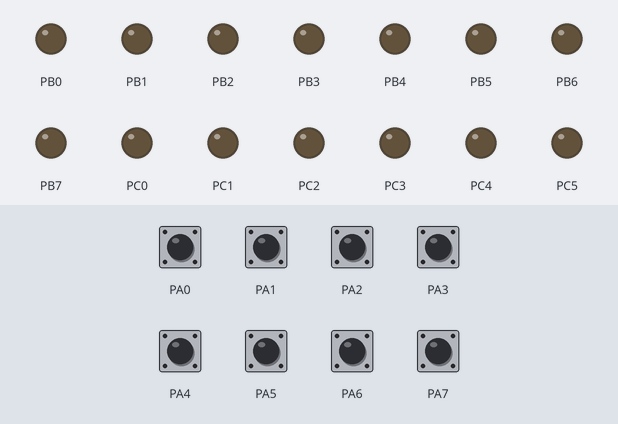
This program was run on a simulated ATmega32, built with avr-gcc and emulated at 8 MHz (the files do not name the chip). On the bench: output pins drawn as LEDs (lit = HIGH). The inputs (shaded band) are chosen by the test bench; at power-on: PA0–7 HIGH.

Above: at 1.2 s.
1.3 s: PA7 pulled LOW for 0.15 s
At 1.37 s:
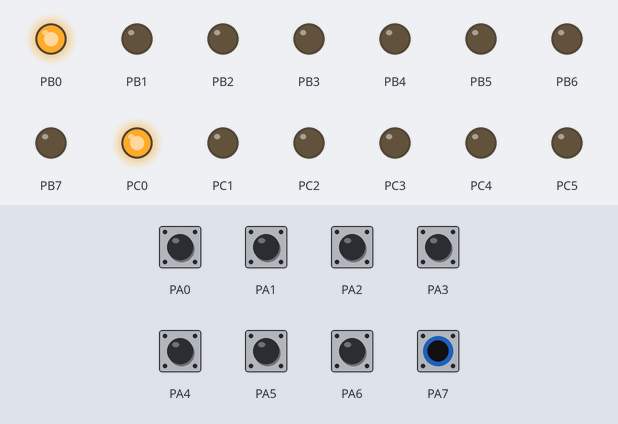
Timing chart, 0 to 4.3 s (numbered marks = the images above; inputs shaded):
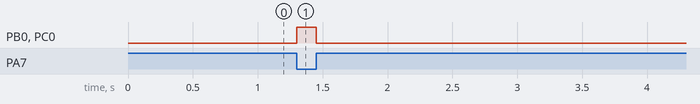

The program:

main.c
```c
/*
 * main.c
 *
 *  Created on: Jul 24, 2019
 *      Author: Dyaa Elshater
 */
#include "F:\Courses\Embedded ITI\Lab\Lec\Architecture\lib\Bit_Math.h"
#include "F:\Courses\Embedded ITI\Lab\Lec\Architecture\lib\Std_types.h"

#include <avr/io.h>
#define F_CPU 8000000ul
#include <avr/delay.h>
enum USERS{user1=0,user2=1,user3=2};
u8 LCD_name[3]= {
			 /*GFEDCBA*/
			0b10001000,
			0b10000000,
			0b11000110	};

int main()
{
	//PORTA Switches
	//PORTB BUZZER
	//PORTC LEDs
	//PORTD 7Segment
DDRA=0;
PORTA=0xff;
DDRB=0xff;
DDRC=0xff;
DDRD=0xff;
PORTB=0;
while(1)
	{
		if(PINA==0b01000011)	// 60 + enter bit
		{
			PORTD = LCD_name[user1];
			PORTC = 60;
		}
		else if (PINA==0b01001111)	//48 + enter bit
		{
			PORTD = LCD_name[user2];
			PORTC = 48;
		}
		else if (PINA==0b01011011)	//36 + enter bit
		{
			PORTD = LCD_name[user3];
			PORTC = 36;
		}
		else if (!(PINA&(1<<7)))
		{	/*BUZZER*/
			PORTD=0xff;
			PORTC=0x01;
			PORTB = 1;
		}
		else
		{
			PORTD=0xff;
			PORTC=0x00;
			PORTB = 0;
		}
	}
}
```

EEPROM_cfg.h
```c
/*
 * EEPROM_cfg.h
 *
 *  Created on: Aug 22, 2019
 *      Author: Dyaa Elshater
 */

#ifndef EEPROM_CFG_H_
#define EEPROM_CFG_H_


#endif /* EEPROM_CFG_H_ */
```

I2C_cfg.h
```c
/*
 * I2C_cfg.h
 *
 *  Created on: Aug 21, 2019
 *      Author: Dyaa Elshater
 */

#ifndef I2C_CFG_H_
#define I2C_CFG_H_


#endif /* I2C_CFG_H_ */
```

EEPROM_int.h
```c
/*
 * EEPROM_int.h
 *
 *  Created on: Aug 22, 2019
 *      Author: Dyaa Elshater
 */

#ifndef EEPROM_INT_H_
#define EEPROM_INT_H_

void EEPROM_vidInit(void);

void EEPROM_vidWriteByte(u16 u16Location , u8 u8Data);

void EEPROM_vidReadByte(u16 u16Location , u8 * pu8Data);


#endif /* EEPROM_INT_H_ */
```

EEPROM_priv.h
```c
/*
 * EEPROM_priv.h
 *
 *  Created on: Aug 22, 2019
 *      Author: Dyaa Elshater
 */

#ifndef EEPROM_PRIV_H_
#define EEPROM_PRIV_H_


#endif /* EEPROM_PRIV_H_ */
```

EEPROM_prog.c
```c
/*
 * EEPROM_prog.c
 *
 *  Created on: Aug 22, 2019
 *      Author: Dyaa Elshater
 */

#include "Bit_Math.h"
#include "Std_types.h"

#include "I2C_int.h"

#include "EEPROM_int.h"
#include "EEPROM_cfg.h"
#include "EEPROM_priv.h"

void EEPROM_vidInit(void)
{
	I2C_vidInit(1);
}

void EEPROM_vidWriteByte(u16 u16Location , u8 u8Data)
{
	u8 Sla = ((0b00101000)|(u16Location>>8));
	I2C_vidSendStart();
	if(I2C_u8CheckStatus(0x08)==1)
	{
		I2C_vidSla_W(Sla);
		if(I2C_u8CheckStatus(0x18)==1)
		{
			I2C_vidSendData((u8)u16Location);
			if(I2C_u8CheckStatus(0x28)==1)
			{
				I2C_vidSendData(u8Data);
				if(I2C_u8CheckStatus(0x28)==1)
				{
					I2C_vidSendStop();
				}
			}
		}
	}
}

void EEPROM_vidReadByte(u16 u16Location , u8 * pu8Data)
{
	u8 Sla = ((0b00101000)|(u16Location>>8));
	I2C_vidSendStart();
	if(I2C_u8CheckStatus(0x08)==1)
	{
		I2C_vidSla_W(Sla);
		if(I2C_u8CheckStatus(0x18)==1)
		{
			I2C_vidSendData((u8)u16Location);
			if(I2C_u8CheckStatus(0x28)==1)
			{
				I2C_vidSendStart(); 	/*Repeated Start*/
				if(I2C_u8CheckStatus(0x10)==1)
				{
					I2C_vidSla_R(Sla);
					if(I2C_u8CheckStatus(0x40)==1)
					{
						* pu8Data = I2C_u8ReceiveData_WithNoAck();
						if(I2C_u8CheckStatus(0x50)==1)
						{
							I2C_vidSendStop();
						}
					}
				}
			}
		}
	}
}
```

I2C_int.h
```c
/*
 * I2C_int.h
 *
 *  Created on: Aug 21, 2019
 *      Author: Dyaa Elshater
 */

#ifndef I2C_INT_H_
#define I2C_INT_H_


void I2C_vidInit(u8 MyAddress);

void I2C_vidSendStart(void);

void I2C_vidSendStop(void);

void I2C_vidSla_W(u8 Sla);

void I2C_vidSla_R(u8 Sla);

void I2C_vidSendData(u8 Data);

u8 I2C_u8ReceiveData_WithNoAck(void);

u8 I2C_u8CheckStatus(u8 ExpectedStatus);

#endif /* I2C_INT_H_ */
```

I2C_priv.h
```c
/*
 * I2C_priv.h
 *
 *  Created on: Aug 21, 2019
 *      Author: Dyaa Elshater
 */

#ifndef I2C_PRIV_H_
#define I2C_PRIV_H_


#define TWBR (*(volatile u8*)0x20)
#define TWSR (*(volatile u8*)0x21)
#define TWAR (*(volatile u8*)0x22)
#define TWDR (*(volatile u8*)0x23)
#define TWDR (*(volatile u8*)0x23)
#define TWCR (*(volatile u8*)0x56)


	/*Registers bits*/
	/*TWBR*/
#define TWBR7 7
#define TWBR6 6
#define TWBR5 5
#define TWBR4 4
#define TWBR3 3
#define TWBR2 2
#define TWBR1 1
#define TWBR0 0

	/*TWCR*/
#define TWINT 7
#define TWEA  6
#define TWSTA 5
#define TWSTO 4
#define TWWC  3
#define TWEN  2

#define TWIE  0

	/*TWSR*/
#define TWS7 7
#define TWS6 6
#define TWS5 5
#define TWS4 4
#define TWS3 3

#define TWPS1 1
#define TWPS0 0

	/*TWAR*/
#define TWGCE 0

#endif /* I2C_PRIV_H_ */
```

I2C_prog.c
```c
/*
 * I2C_prog.c
 *
 *  Created on: Aug 21, 2019
 *      Author: Dyaa Elshater
 */

#include "Std_types.h"
#include "Bit_Math.h"

#include "I2C_int.h"
#include "I2C_cfg.h"
#include "I2C_priv.h"

void I2C_vidInit(u8 MyAddress)
{
	/*For 100K HZ*/
	TWBR = 8;
	TWSR = 0;
	/*Enable I2C*/
	SET_BIT(TWCR,TWEN);
	/*Adding slave address*/
	TWAR = MyAddress<<1 ;
}

void I2C_vidSendStart(void)
{

	TWCR = (1<<TWINT)|(1<<TWSTA)|(1<<TWEN);
	while(GET_BIT(TWCR,TWINT)==0);
}

void I2C_vidSendStop(void)
{
	TWCR = (1<<TWINT)|(1<<TWSTO)|(1<<TWEN);
}

void I2C_vidSla_W(u8 Sla)
{
	TWDR = Sla<<1 ;
	TWCR = (1<<TWINT)|(1<<TWEN);
	while(GET_BIT(TWCR,TWINT)==0);
}

void I2C_vidSla_R(u8 Sla)
{
	TWDR = (Sla<<1)|1 ;
	TWCR = (1<<TWINT)|(1<<TWEN);
	while(GET_BIT(TWCR,TWINT)==0);
}

void I2C_vidSendData(u8 Data)
{
	TWDR = Data ;
	TWCR = (1<<TWINT)|(1<<TWEN);
	while(GET_BIT(TWCR,TWINT)==0);
}

u8 I2C_u8ReceiveData_WithNoAck(void)
{
	TWCR = (1<<TWINT)|(1<<TWEN);
	while(GET_BIT(TWCR,TWINT)==0);
	return TWDR ;
}

u8 I2C_u8CheckStatus(u8 ExpectedStatus)
{
	u8 Loc_returnValue ;
	if((TWSR & 0xF8)==ExpectedStatus)
	{
		Loc_returnValue = 1 ;
	}
	else
	{
		Loc_returnValue = 0;
	}
	return Loc_returnValue ;
}
```

Bit_Math.h
```c
/********************************************/
/** Author 		: Dyaa Elshater             */
/** Date 		: 9/7/2019					*/
/** Description : Bit Math Library 			*/
/** Virsion     : 1.0v				 		*/
/********************************************/
#ifndef _BIT_MATH_H_
#define _BIT_MATH_H_


/*!Comment : Set bit for any register		*/
#define SET_BIT(Reg , BitNb )  Reg|= (1<<BitNb)
/*!Comment : Clear bit for any register		*/
#define CLEAR_BIT(Reg ,BitNb)  Reg&=~(1<<BitNb)
/*!Comment : Toggle bit for any register	*/
#define TOGGLE_BIT(Reg,BitNb ) Reg^= (1<<BitNb)

/*!Comment : Get a specific bit 			*/
#define	GET_BIT(Reg,BitNb)	((Reg>>BitNb)&1)

/*!Comment : Concatinate the pins			*/
#define conc(p7,p6,p5,p4,p3,p2,p1,p0) conc_help(p7,p6,p5,p4,p3,p2,p1,p0)
#define conc_help(p7,p6,p5,p4,p3,p2,p1,p0) 0b##p7##p6##p5##p4##p3##p2##p1##p0

/*!Comment	: Declare NULL POINTER			*/
#define NULL	((void *)0)

#endif
```

Std_types.h
```c
/*********************************************/
/**Author 	  : Dyaa Elshater				 */
/**Date		  : 7/11/2019					 */
/**Descrption : Standard types				 */
/**Version 	  : 3.0 v
/*********************************************/
#ifndef _STD_TYPES_H_
#define _STD_TYPES_H_
typedef unsigned char 		 u8	;
typedef signed char 		 s8	;
typedef unsigned short int  u16	;
typedef signed short int    s16	;
typedef unsigned long int   u32	;
typedef signed long int     s32	;
typedef float 				f32	;
typedef double				f64	;
typedef long double		   f128	;
/** Pointer to function 	 				 */
typedef void	(*vidpfvid   )(void	 )	;
typedef void	(*vidpfint   )(int   ) 	;
typedef void	(*vidpfflt   )(float )	;
typedef void	(*vidpfdb    )(double)	;
typedef void	(*vidpfchar  )(char  )	;
typedef int 	(*intpfvid   )(void  )	;
typedef int 	(*intpfint   )(int   ) 	;
typedef int		(*intpfflt   )(float )	;
typedef int		(*intpfdb    )(double)	;
typedef int		(*intpfchar  )(char  )	;
typedef float	(*fltpfvid   )(void  )	;
typedef float	(*fltpfint   )(int   ) 	;
typedef float	(*fltpfflt   )(float )	;
typedef float	(*fltpfdb    )(double)	;
typedef float	(*fltpfchar  )(char  )	;
typedef double	(*dbpfvid    )(void  )	;
typedef double	(*dbpfint    )(int   ) 	;
typedef double	(*dbpfflt    )(float )	;
typedef double	(*dbpfdb     )(double)	;
typedef double	(*dbpfchar   )(char  )	;
typedef char	(*charpfvid	 )(void  )	;
typedef char	(*dbcharpfint)(int   ) 	;
typedef char	(*dbcharpfflt)(float )	;
typedef char	(*dbcharpfdb )(double)	;
typedef char	(*charpfchar )(char  )	;
/** Pointer to function using u8 types					 */
typedef u8		(*u8pfvid 	)(void)	;
typedef u8		(*u8pfu8  	)(u8  )	;
typedef u8		(*u8pfs8  	)(s8  )	;
typedef u8		(*u8pfu16 	)(u16 )	;
typedef u8		(*u8pfs16 	)(s16 )	;
typedef u8		(*u8pfu32 	)(u32 )	;
typedef u8		(*u8pfs32 	)(s32 )	;
typedef u8		(*u8pff32 	)(f32 )	;
typedef u8		(*u8pff64 	)(f64 )	;
typedef u8		(*u8pff128	)(f128)	;
typedef s8		(*s8pfvid 	)(void)	;
typedef s8		(*s8pfu8  	)(u8  )	;
typedef s8		(*s8pfs8  	)(s8  )	;
typedef s8		(*s8pfu16 	)(u16 )	;
typedef s8		(*s8pfs16 	)(s16 )	;
typedef s8		(*s8pfu32 	)(u32 )	;
typedef s8		(*s8pfs32 	)(s32 )	;
typedef s8		(*s8pff32 	)(f32 )	;
typedef s8		(*s8pff64 	)(f64 )	;
typedef s8		(*s8pff128	)(f128)	;
typedef u16		(*u16pfvid  )(void)	;
typedef u16		(*u16pfu8   )(u8  )	;
typedef u16		(*u16pfs8   )(s8  )	;
typedef u16		(*u16pfu16  )(u16 )	;
typedef u16		(*u16pfs16  )(s16 )	;
typedef u16		(*u16pfu32  )(u32 )	;
typedef u16		(*u16pfs32  )(s32 )	;
typedef u16		(*u16pff32  )(f32 )	;
typedef u16		(*u16pff64  )(f64 )	;
typedef u16		(*u16pff128 )(f128)	;
typedef s16		(*s16pfvid  )(void)	;
typedef s16		(*s16pfu8   )(u8  )	;
typedef s16		(*s16pfs8   )(s8  )	;
typedef s16		(*s16pfu16  )(u16 )	;
typedef s16		(*s16pfs16  )(s16 )	;
typedef s16		(*s16pfu32  )(u32 )	;
typedef s16		(*s16pfs32  )(s32 )	;
typedef s16		(*s16pff32  )(f32 )	;
typedef s16		(*s16pff64  )(f64 )	;
typedef s16		(*s16pff128 )(f128)	;
typedef u32		(*u32pfvid  )(void)	;
typedef u32		(*u32pfu8   )(u8  )	;
typedef u32		(*u32pfs8   )(s8  )	;
typedef u32		(*u32pfu16  )(u16 )	;
typedef u32		(*u32pfs16  )(s16 )	;
typedef u32		(*u32pfu32  )(u32 )	;
typedef u32		(*u32pfs32  )(s32 )	;
typedef u32		(*u32pff32  )(f32 )	;
typedef u32		(*u32pff64  )(f64 )	;
typedef u32		(*u32pff128 )(f128)	;
typedef s32		(*s32pfvid  )(void)	;
typedef s32		(*s32pfu8   )(u8  )	;
typedef s32		(*s32pfs8   )(s8  )	;
typedef s32		(*s32pfu16  )(u16 )	;
typedef s32		(*s32pfs16  )(s16 )	;
typedef s32		(*s32pfu32  )(u32 )	;
typedef s32		(*s32pfs32  )(s32 )	;
typedef s32		(*s32pff32  )(f32 )	;
typedef s32		(*s32pff64  )(f64 )	;
typedef s32		(*s32pff128 )(f128)	;
typedef f32		(*f32pfvid  )(void)	;
typedef f32		(*f32pfu8   )(u8  )	;
typedef f32		(*f32pfs8   )(s8  )	;
typedef f32		(*f32pfu16  )(u16 )	;
typedef f32		(*f32pfs16  )(s16 )	;
typedef f32		(*f32pfu32  )(u32 )	;
typedef f32		(*f32pfs32  )(s32 )	;
typedef f32		(*f32pff32  )(f32 )	;
typedef f32		(*f32pff64  )(f64 )	;
typedef f32		(*f32pff128 )(f128)	;
typedef f64		(*f64pfvid  )(void)	;
typedef f64		(*f64pfu8   )(u8  )	;
typedef f64		(*f64pfs8   )(s8  )	;
typedef f64		(*f64pfu16  )(u16 )	;
typedef f64		(*f64pfs16  )(s16 )	;
typedef f64		(*f64pfu32  )(u32 )	;
typedef f64		(*f64pfs32  )(s32 )	;
typedef f64		(*f64pff32  )(f32 )	;
typedef f64		(*f64pff64  )(f64 )	;
typedef f64		(*f64pff128 )(f128)	;
typedef f128	(*f128pfvid )(void)	;
typedef f128	(*f128pfu8  )(u8  )	;
typedef f128	(*f128pfs8  )(s8  )	;
typedef f128	(*f128pfu16 )(u16 )	;
typedef f128	(*f128pfs16 )(s16 )	;
typedef f128	(*f128pfu32 )(u32 )	;
typedef f128	(*f128pfs32 )(s32 )	;
typedef f128	(*f128pff32 )(f32 )	;
typedef f128	(*f128pff64 )(f64 )	;
typedef f128	(*f128pff128)(f128)	;

/** Descrption	:	Error Status			*/
typedef	enum error
{
	OK	=	0,
	NOK	=	4,
	INDEX_OUT_OF_RANGE = 8 ,
	NULL_POINTRE	=	16
}Error_Status	;

#endif
```

Measured:
- after the input at 1.3 s, PB0, PC0: LOW → HIGH at once, → LOW 0.15 s later
